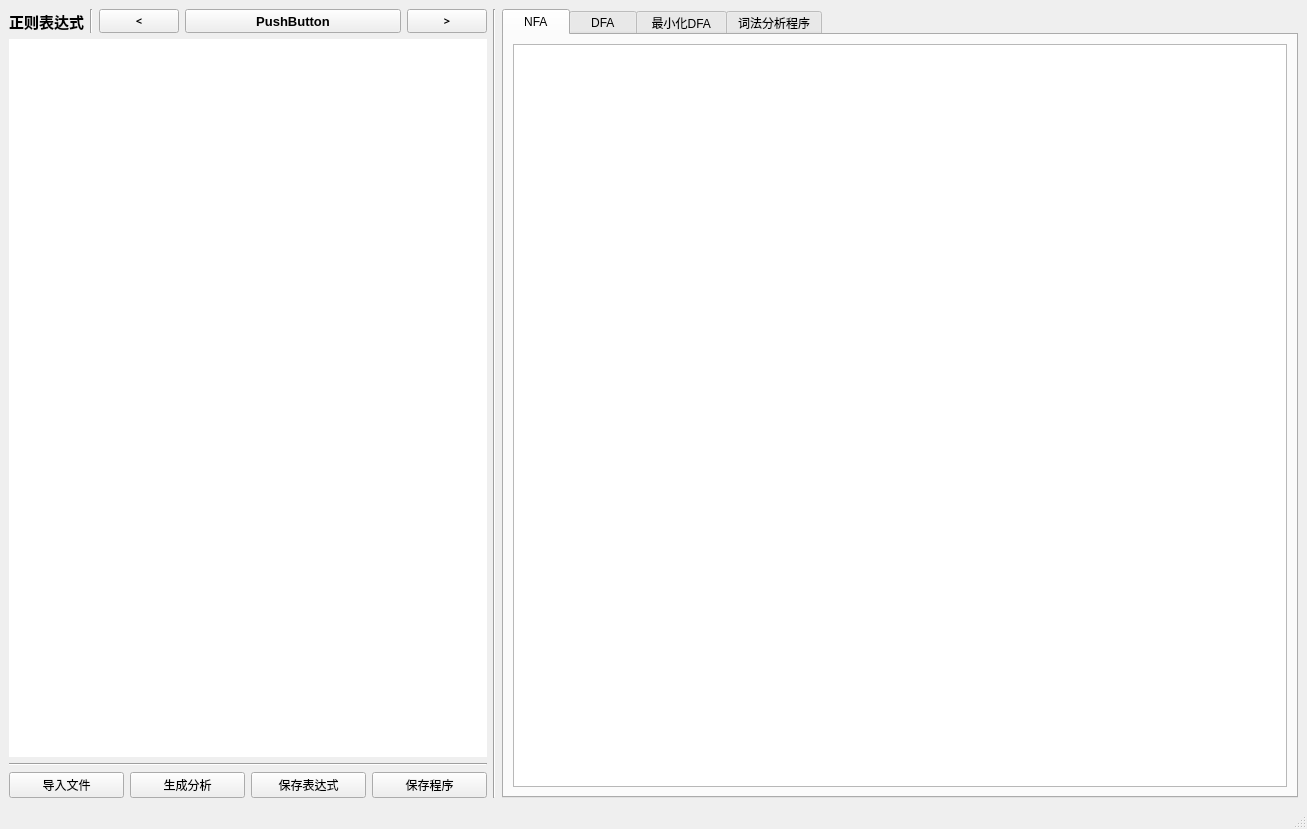
<?xml version="1.0" encoding="UTF-8"?>
<ui version="4.0">
 <class>MainWindow</class>
 <widget class="QMainWindow" name="MainWindow">
  <property name="geometry">
   <rect>
    <x>0</x>
    <y>0</y>
    <width>1307</width>
    <height>829</height>
   </rect>
  </property>
  <property name="windowTitle">
   <string>MainWindow</string>
  </property>
  <widget class="QWidget" name="centralwidget">
   <layout class="QGridLayout" name="gridLayout_5">
    <item row="0" column="0">
     <layout class="QHBoxLayout" name="horizontalLayout_4" stretch="3,1,5">
      <item>
       <layout class="QVBoxLayout" name="verticalLayout_2" stretch="1,100,1,1">
        <item>
         <layout class="QHBoxLayout" name="horizontalLayout_3" stretch="2,2,20">
          <item>
           <widget class="QLabel" name="label">
            <property name="font">
             <font>
              <family>Agency FB</family>
              <pointsize>11</pointsize>
              <weight>75</weight>
              <bold>true</bold>
             </font>
            </property>
            <property name="autoFillBackground">
             <bool>false</bool>
            </property>
            <property name="frameShadow">
             <enum>QFrame::Plain</enum>
            </property>
            <property name="text">
             <string>正则表达式</string>
            </property>
            <property name="scaledContents">
             <bool>false</bool>
            </property>
           </widget>
          </item>
          <item>
           <widget class="Line" name="line_2">
            <property name="orientation">
             <enum>Qt::Vertical</enum>
            </property>
           </widget>
          </item>
          <item>
           <layout class="QHBoxLayout" name="horizontalLayout" stretch="1,100,1">
            <item>
             <widget class="QPushButton" name="LEFTbtn">
              <property name="sizePolicy">
               <sizepolicy hsizetype="Preferred" vsizetype="Fixed">
                <horstretch>0</horstretch>
                <verstretch>0</verstretch>
               </sizepolicy>
              </property>
              <property name="font">
               <font>
                <family>Yu Gothic Medium</family>
                <pointsize>8</pointsize>
                <weight>75</weight>
                <bold>true</bold>
               </font>
              </property>
              <property name="text">
               <string>&lt;</string>
              </property>
             </widget>
            </item>
            <item>
             <widget class="QPushButton" name="rexCont">
              <property name="sizePolicy">
               <sizepolicy hsizetype="Preferred" vsizetype="Minimum">
                <horstretch>0</horstretch>
                <verstretch>0</verstretch>
               </sizepolicy>
              </property>
              <property name="font">
               <font>
                <pointsize>10</pointsize>
                <weight>75</weight>
                <bold>true</bold>
               </font>
              </property>
              <property name="text">
               <string>PushButton</string>
              </property>
             </widget>
            </item>
            <item>
             <widget class="QPushButton" name="RIGHTbtn">
              <property name="sizePolicy">
               <sizepolicy hsizetype="Preferred" vsizetype="Fixed">
                <horstretch>0</horstretch>
                <verstretch>0</verstretch>
               </sizepolicy>
              </property>
              <property name="font">
               <font>
                <family>Yu Gothic Medium</family>
                <pointsize>8</pointsize>
                <weight>75</weight>
                <bold>true</bold>
               </font>
              </property>
              <property name="text">
               <string>&gt;</string>
              </property>
             </widget>
            </item>
           </layout>
          </item>
         </layout>
        </item>
        <item>
         <widget class="QTextEdit" name="regexEdit">
          <property name="font">
           <font>
            <family>Microsoft YaHei UI</family>
            <pointsize>9</pointsize>
            <weight>50</weight>
            <bold>false</bold>
           </font>
          </property>
          <property name="styleSheet">
           <string notr="true">border-radius:10px;
border-color: rgb(0, 0, 0);</string>
          </property>
          <property name="frameShadow">
           <enum>QFrame::Plain</enum>
          </property>
          <property name="midLineWidth">
           <number>1</number>
          </property>
          <property name="horizontalScrollBarPolicy">
           <enum>Qt::ScrollBarAsNeeded</enum>
          </property>
          <property name="cursorWidth">
           <number>1</number>
          </property>
         </widget>
        </item>
        <item>
         <widget class="Line" name="line_3">
          <property name="orientation">
           <enum>Qt::Horizontal</enum>
          </property>
         </widget>
        </item>
        <item>
         <layout class="QHBoxLayout" name="horizontalLayout_2" stretch="1,1,1,1">
          <item>
           <widget class="QPushButton" name="OPENbtn">
            <property name="sizePolicy">
             <sizepolicy hsizetype="Expanding" vsizetype="Expanding">
              <horstretch>0</horstretch>
              <verstretch>0</verstretch>
             </sizepolicy>
            </property>
            <property name="text">
             <string>导入文件</string>
            </property>
           </widget>
          </item>
          <item>
           <widget class="QPushButton" name="CREATEbtn">
            <property name="sizePolicy">
             <sizepolicy hsizetype="Expanding" vsizetype="Expanding">
              <horstretch>0</horstretch>
              <verstretch>0</verstretch>
             </sizepolicy>
            </property>
            <property name="text">
             <string>生成分析</string>
            </property>
           </widget>
          </item>
          <item>
           <widget class="QPushButton" name="SAVEbtn">
            <property name="sizePolicy">
             <sizepolicy hsizetype="Expanding" vsizetype="Expanding">
              <horstretch>0</horstretch>
              <verstretch>0</verstretch>
             </sizepolicy>
            </property>
            <property name="text">
             <string>保存表达式</string>
            </property>
           </widget>
          </item>
          <item>
           <widget class="QPushButton" name="savePGbtn">
            <property name="sizePolicy">
             <sizepolicy hsizetype="Expanding" vsizetype="Expanding">
              <horstretch>0</horstretch>
              <verstretch>0</verstretch>
             </sizepolicy>
            </property>
            <property name="text">
             <string>保存程序</string>
            </property>
           </widget>
          </item>
         </layout>
        </item>
       </layout>
      </item>
      <item>
       <widget class="Line" name="line">
        <property name="orientation">
         <enum>Qt::Vertical</enum>
        </property>
       </widget>
      </item>
      <item>
       <layout class="QVBoxLayout" name="verticalLayout" stretch="40">
        <item>
         <widget class="QTabWidget" name="tabWidget">
          <property name="currentIndex">
           <number>0</number>
          </property>
          <widget class="QWidget" name="tab">
           <attribute name="title">
            <string>   NFA   </string>
           </attribute>
           <layout class="QGridLayout" name="gridLayout">
            <item row="0" column="0">
             <widget class="QTableWidget" name="NFAwidget">
              <property name="font">
               <font>
                <pointsize>12</pointsize>
               </font>
              </property>
             </widget>
            </item>
           </layout>
          </widget>
          <widget class="QWidget" name="tab_2">
           <attribute name="title">
            <string>   DFA   </string>
           </attribute>
           <layout class="QGridLayout" name="gridLayout_2">
            <item row="0" column="0">
             <widget class="QTableWidget" name="DFAwidget">
              <property name="font">
               <font>
                <pointsize>12</pointsize>
               </font>
              </property>
             </widget>
            </item>
           </layout>
          </widget>
          <widget class="QWidget" name="tab_3">
           <attribute name="title">
            <string> 最小化DFA </string>
           </attribute>
           <layout class="QGridLayout" name="gridLayout_3">
            <item row="0" column="0">
             <widget class="QTableWidget" name="MDFAwidget">
              <property name="font">
               <font>
                <pointsize>12</pointsize>
               </font>
              </property>
             </widget>
            </item>
           </layout>
          </widget>
          <widget class="QWidget" name="tab_4">
           <attribute name="title">
            <string>词法分析程序</string>
           </attribute>
           <layout class="QGridLayout" name="gridLayout_4">
            <item row="0" column="0">
             <widget class="QTextEdit" name="pgEdit">
              <property name="font">
               <font>
                <pointsize>11</pointsize>
               </font>
              </property>
             </widget>
            </item>
           </layout>
          </widget>
         </widget>
        </item>
       </layout>
      </item>
     </layout>
    </item>
   </layout>
  </widget>
  <widget class="QMenuBar" name="menubar">
   <property name="geometry">
    <rect>
     <x>0</x>
     <y>0</y>
     <width>1307</width>
     <height>26</height>
    </rect>
   </property>
  </widget>
  <widget class="QStatusBar" name="statusbar"/>
 </widget>
 <resources/>
 <connections/>
</ui>
